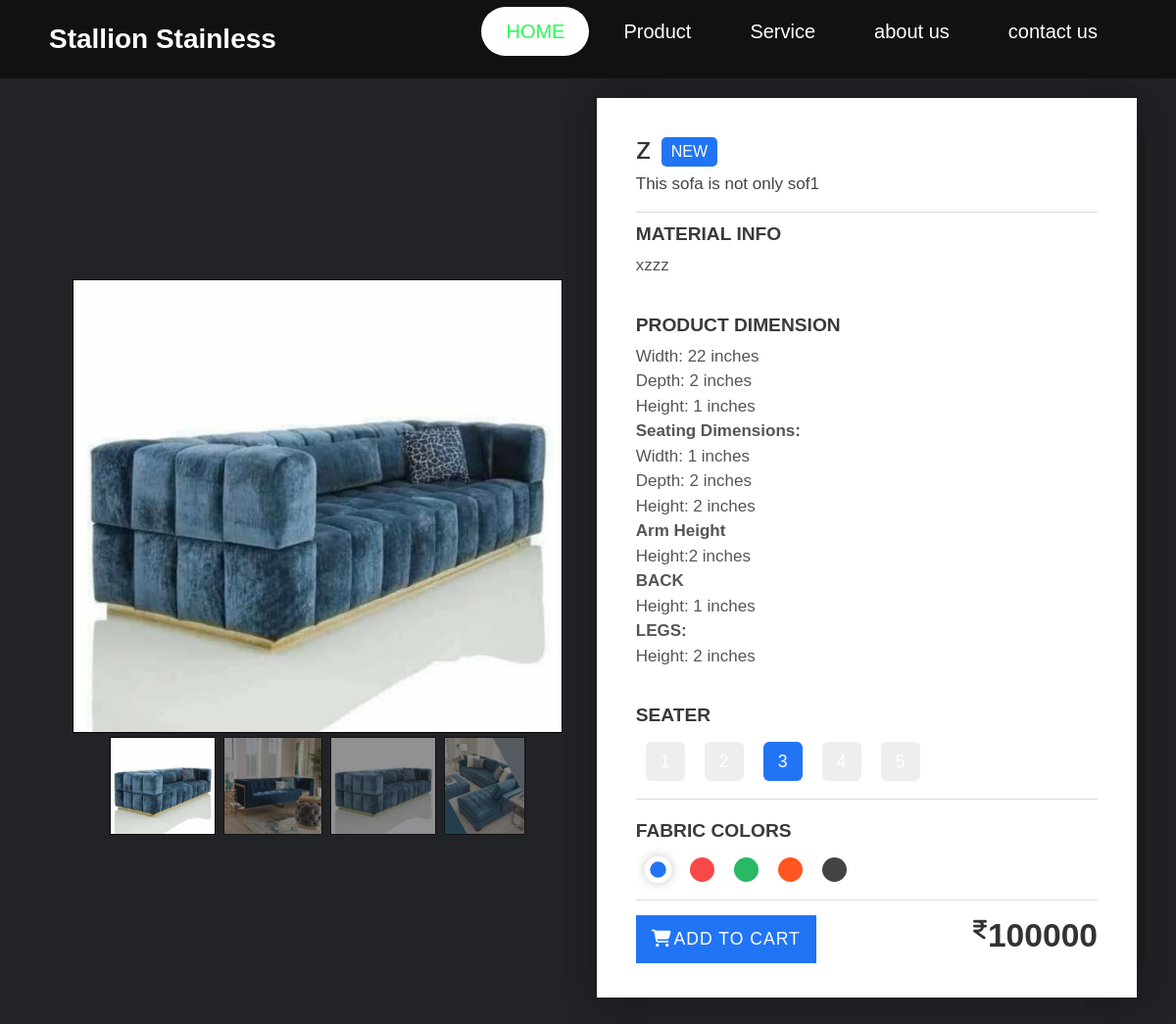
The page /product/view/2 on the database its author committed.
### server.py (models this page shows, shortened)
class Product(UserMixin, db.Model):
    id = db.Column(db.Integer, primary_key=True)
    name = db.Column(db.String(30), unique=True, nullable=False)
    disc = db.Column(db.String(3000), nullable=False)
    meterial_info = db.Column(db.String(3000), nullable=False)
    cat_id = db.Column(db.Integer)
    pw = db.Column(db.Integer)
    pd = db.Column(db.Integer)
    ph = db.Column(db.Integer)
    sd = db.Column(db.Integer)
    sh = db.Column(db.Integer)
    sw = db.Column(db.Integer)
    ah = db.Column(db.Integer)
    bh = db.Column(db.Integer)
    lh = db.Column(db.Integer)
    price = db.Column(db.Integer)
    img1 = db.Column(db.String(150), nullable=False)
    img2 = db.Column(db.String(150), nullable=False)
    img3 = db.Column(db.String(150), nullable=False)
    img4 = db.Column(db.String(150), nullable=False)

### server.py (the view)
@app.route('/product/view/<int:id>')
def show_product(id):
    product = Product.query.filter_by(id=id).first()
    return render_template("product.html", product=product)

### templates/product.html (shortened to what this page needs)
<!DOCTYPE html>
<html lang="en">
<head>
    <link href="https://cdn.jsdelivr.net/npm/bootstrap@5.3.0-alpha3/dist/css/bootstrap.min.css" rel="stylesheet">
    <link href="{{url_for('static', filename='css/pc.css')}}" rel="stylesheet">
    <link href="https://cdn.jsdelivr.net/npm/remixicon@3.0.0/fonts/remixicon.css" rel="stylesheet">
    <link rel="stylesheet" href="https://unpkg.com/boxicons@latest/css/boxicons.min.css">
    <link href="{{url_for('static', filename='css/style.css')}}" rel="stylesheet">
</head>
<body>
    <header>
        <div class="logo">Stallion Stainless</div>
        <nav class="nav-bar active">
            <ul>
                <li>
                    <a href="./index.html" class="active">HOME</a>
                </li>
                <li>
                    <a href="./category.html">Product</a>
                </li>
                <li>
                    <a href="">Service</a>
                </li>
                <li>
                    <a href="">about us</a>
                </li>
                <li>
                    <a href="">contact us</a>
                </li>
            </ul>
        </nav>
    </header>
    <br>
    <div class="product_description">
        <div class="container_p">
            <div class="card_p">
                <div class="product">
                    <div class="product__images">
                        <img src="{{url_for('static', filename='img/productimg/'+product.img1)}}" alt="google pixel 6" class="product__main-image"
                            id="main-image" />
                        <div class="product__slider-wrap">
                            <div class="product__slider">
                                <img src="{{url_for('static', filename='img/productimg/'+product.img1)}}" alt="google pixel 6"
                                    class="product__image product__image--active" />
                                <img src="{{url_for('static', filename='img/productimg/'+product.img2)}}" alt="google pixel 6" class="product__image" />
                                <img src="{{url_for('static', filename='img/productimg/'+product.img3)}}" alt="google pixel 6" class="product__image" />
                                <img src="{{url_for('static', filename='img/productimg/'+product.img4)}}" alt="google pixel 6" class="product__image" />
                            </div>
                        </div>
                    </div>
                </div>
                <div class="info">
                    <div class="shoeName">
                        <div>
                            <h1 class="big">{{product.name}}</h1>
                            <span class="new">new</span>
                        </div>
                        <h3 class="small text_p" style="text-align:justify; line-height: 20px;">This sofa is not only
                            {{product.disc}}
                        </h3>
                    </div>
                    <div class="description_p">
                        <h3 class="title_p">Material Info</h3>
                        <p class="text_p" style="text-align: justify;">
                           {{product.meterial_info}}
                        </p>
                    </div>
                    <div class="description_p">
                        <h3 class="title_p">Product Dimension</h3>
                        <p class="text_p">
                            Width: {{product.pw}} inches <br>
                            Depth: {{product.pd}} inches <br>
                            Height: {{product.ph}} inches <br>
                            <strong>Seating Dimensions:</strong><br>
                            Width: {{product.sd}} inches <br>
                            Depth: {{product.sh}} inches <br>
                            Height: {{product.sw}} inches <br>
                            <strong>Arm Height</strong><br>
                            Height:{{product.ah}} inches <br>
                            <strong>BACK</strong><br>
                            Height: {{product.bh}} inches <br>
                            <strong>LEGS:</strong><br>
                            Height: {{product.lh}} inches<br>
                        </p>
                    </div>
                    <div class="size-container">
                        <h3 class="title_p">seater</h3>
                        <div class="sizes" id="sizes">
                            <span class="size" id="seat1" onclick="changeImage()">1</span>
                            <span class="size" id="seat2" onclick="changeImage()">2</span>
                            <span class="size active_p" id="seat3" onclick="changeImage()">3</span>
                            <span class="size" id="seat4" onclick="changeImage()">4</span>
                            <span class="size" id="seat5" onclick="changeImage()">5</span>
                        </div>
                    </div>
                    <div class="color-container">
                        <h3 class="title_p">Fabric Colors</h3>
                        <div class="colors">
                            <span class="color active_p" primary="#2175f5" color="blue"></span>
                            <span class="color" primary="#f84848" color="red"></span>
                            <span class="color" primary="#29b864" color="green"></span>
                            <span class="color" primary="#ff5521" color="orange"></span>
                            <span class="color" primary="#444" color="black"></span>
                        </div>
                    </div>
                    <div class="buy-price">
                        <a href="#" class="buy"><i class="fa fa-shopping-cart"></i>Add to cart</a>
                        <div class="price">
                            <i class="fa fa-inr"></i>
                            <h1>{{product.price}}</h1>
                        </div>
                    </div>
                </div>
            </div>
        </div>
    </div>
</body>
</html>

### static/css/pc.css (style rules this page uses)
* { padding: 0; margin: 0; box-sizing: border-box; }
body { font-family: sans-serif; }
.product { width: 100%; height: 100vh; }
.product__images { width: 100%; height: 100%; display: flex; flex-direction: column; justify-content: center; align-items: center; }
.product__main-image { max-width: 500px; max-height: 600px; object-fit: cover; cursor: pointer; border: 1px solid #070707; }
.product__slider-wrap { max-width: 500px; min-height: 100px; display: flex; align-items: center; }
.product__slider { width: 100%; display: flex; flex-wrap: nowrap; overflow-x: auto; }
.product__image { max-width: 180px; max-height: 100px; object-fit: cover; cursor: pointer; opacity: 0.5; margin: 0.25rem; border: 1px solid #070707; }
.product__image:first-child { margin-left: 0; }
.product__image:last-child { margin-right: 0; }
.product__image--active { opacity: 1; }

### rows shown on the page
Product: img1 (picture), img2 (picture), img3 (picture), img4 (picture), name "z", disc "sof1", meterial_info "xzzz", pw "22", pd "2", ph "1", sd "1", sh "2", sw "2", ah "2", bh "1", lh "2", price "100000"
